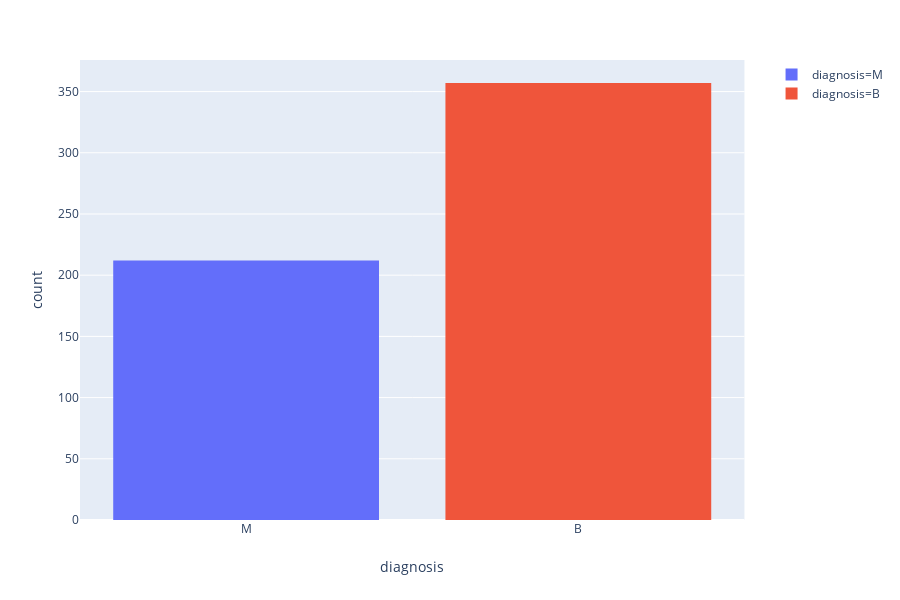

Notebook code for this chart:
### Code cell
import plotly.express as px
fig = px.histogram(data, x='diagnosis', color='diagnosis')
fig.show()

### Figure 1 — Plotly figure (JSON) as saved in the notebook; plotly's stock layout.template omitted (floating-point values rounded to 4 significant figures; data arrays with more than 128 entries replaced by an {"elided": "..."} marker saying what was removed)
{"data": [{"alignmentgroup": "True", "bingroup": "x", "hoverlabel": {"namelength": 0}, "hovertemplate": "diagnosis=%{x}<br>count=%{y}", "legendgroup": "diagnosis=M", "marker": {"color": "#636efa"}, "name": "diagnosis=M", "offsetgroup": "diagnosis=M", "orientation": "v", "showlegend": true, "type": "histogram", "x": {"elided": "212 str values"}, "xaxis": "x", "yaxis": "y"}, {"alignmentgroup": "True", "bingroup": "x", "hoverlabel": {"namelength": 0}, "hovertemplate": "diagnosis=%{x}<br>count=%{y}", "legendgroup": "diagnosis=B", "marker": {"color": "#EF553B"}, "name": "diagnosis=B", "offsetgroup": "diagnosis=B", "orientation": "v", "showlegend": true, "type": "histogram", "x": {"elided": "357 str values"}, "xaxis": "x", "yaxis": "y"}], "layout": {"barmode": "relative", "height": 600, "legend": {"tracegroupgap": 0}, "margin": {"t": 60}, "xaxis": {"anchor": "y", "categoryarray": ["M", "B"], "categoryorder": "array", "domain": [0, 0.98], "title": {"text": "diagnosis"}}, "yaxis": {"anchor": "x", "domain": [0, 1], "title": {"text": "count"}}}}
